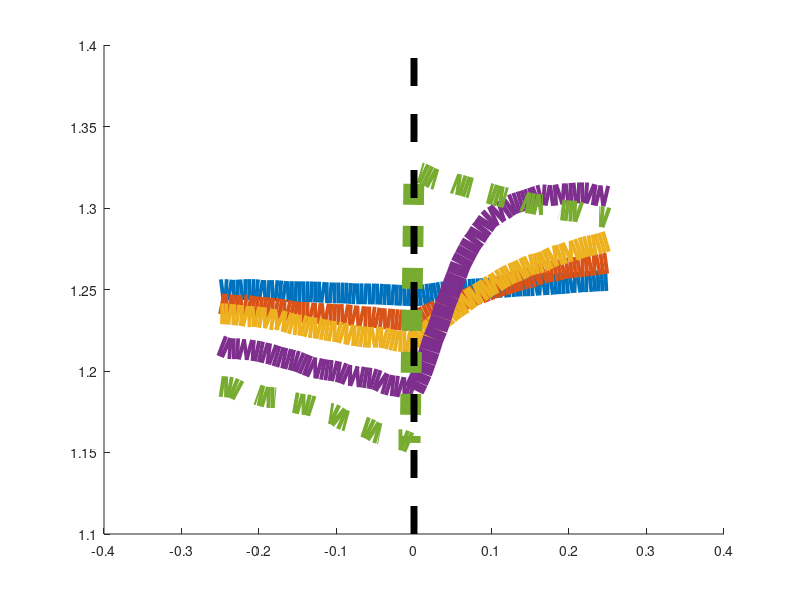
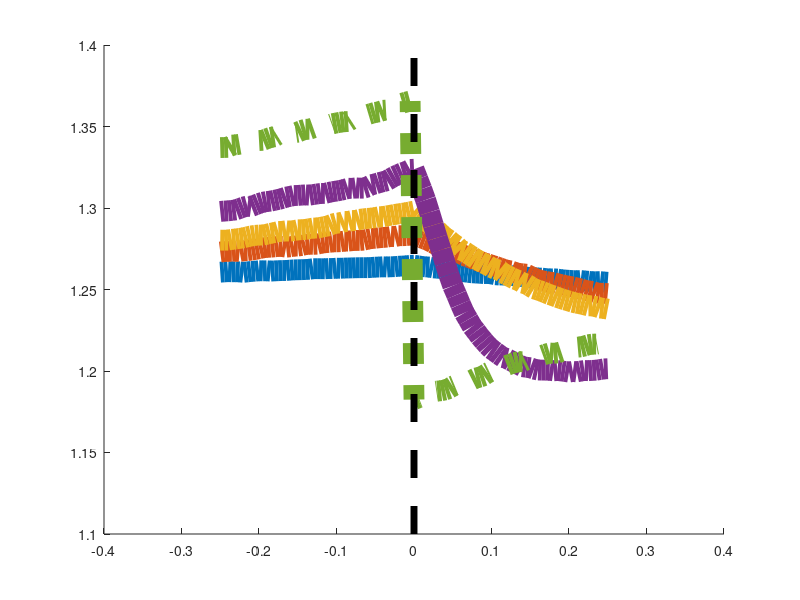

Here is the MATLAB script that generated these plots, in order:
% Figure_2S3_Generate.m
% Script used to generate Figure 2 -- Supplemental Figure 3 from 
% Barendregt et al., 2022.

clear

% Load windowed threshold data:
load('IRC_Threshold_Data.mat')

% Generate changepoint-trigged-average of thresholds for high-to-low reward
% switches (Fig. 2S2 B)
figure; hold on
for i = 1:length(m_r)
    plot(-W:dt:W,mean(thresh_HL{i},1),'linewidth',15) % Finite m_r thresholds
end
plot(-W:dt:W,mean(thresh_HL_broad,1),':','linewidth',15) % Infinite m_r thresholds
plot([0 0],[1.1 1.4],'k--','linewidth',5)

% Generate changepoint-trigged-average of thresholds for low-to-high reward
% switches (Fig. 2S2 C)
figure; hold on
for i = 1:length(m_r)
    plot(-W:dt:W,mean(thresh_LH{i},1),'linewidth',15) % Finite m_r thresholds
end
plot(-W:dt:W,mean(thresh_LH_broad,1),':','linewidth',15) % Infinite m_r thresholds
plot([0 0],[1.1 1.4],'k--','linewidth',5)